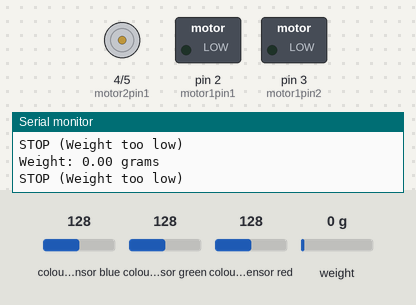
The sketch below on a simulated Arduino Uno, built with avr-gcc and run on an emulated ATmega328P. Shown: motor-driver pin pairs drawn as motors (green arrow = first pin HIGH = forward, orange = second pin HIGH = backward, longer = more drive), switched loads named in the sketch (green lamp = pin HIGH), the last lines printed to the serial monitor. Inputs (shaded band) come from the test bench; at power-on: weight on the scale 0 g, colour sensor blue 128, colour sensor green 128, colour sensor red 128.

Above: at 4.2 s.
4.3 s: weight on the scale set to 36 g
5.8 s: weight on the scale set to 45 g
At 6.9 s:
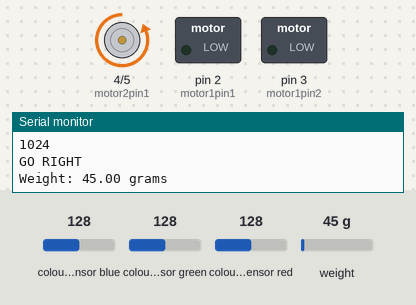
Timing chart, 0 to 8.8 s (numbered marks = the images above; inputs shaded):
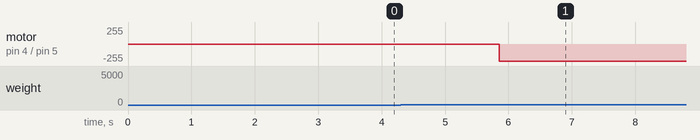

The sketch:

IoT.ino
```cpp
#include <Wire.h>
#include "Adafruit_TCS34725.h"
#include "HX711.h"

// ----- Color Sensor Setup -----
Adafruit_TCS34725 tcs = Adafruit_TCS34725(
  TCS34725_INTEGRATIONTIME_50MS,
  TCS34725_GAIN_4X
);

// ----- Load Cell (HX711) Setup -----
#define DT 9
#define SCK 10
float calibration_factor = 200;
HX711 scale(DT, SCK);
float weight_grams = 0;

// ----- Motor Control Pins -----
int motor1pin1 = 2;
int motor1pin2 = 3;
int motor2pin1 = 4;
int motor2pin2 = 5;

// ----- Variables -----
uint16_t baselineRed = 0;
bool initialized = false;
bool isMoving = false;

void setup() {
  Serial.begin(9600);

  // Motor pin setup
  pinMode(motor1pin1, OUTPUT);
  pinMode(motor1pin2, OUTPUT);
  pinMode(motor2pin1, OUTPUT);
  pinMode(motor2pin2, OUTPUT);

  // Initialize color sensor
  if (tcs.begin()) {
    Serial.println("TCS34725 found!");
  } else {
    Serial.println("No TCS34725 found ... check wiring.");
    while (1); // Stop here if sensor not found
  }

  delay(1000);
  uint16_t r, g, b, c;
  tcs.getRawData(&r, &g, &b, &c);
  baselineRed = r;
  initialized = true;
  Serial.print("Baseline Red: ");
  Serial.println(baselineRed);

  // Initialize HX711
  scale.set_scale();
  scale.tare();
  long zero_factor = scale.read_average();
  Serial.print("Zero factor: ");
  Serial.println(zero_factor);
}


void loop() {
  // ---- Read weight from load cell ----
  scale.set_scale(calibration_factor);
  weight_grams = scale.get_units();
  if (weight_grams < 0) weight_grams = 0;

  Serial.print("Weight: ");
  Serial.print(weight_grams);
  Serial.println(" grams");

  // ---- React only if weight > 5 grams ----
  if (weight_grams > 40) {
    if (!initialized) return;

    uint16_t r, g, b, c;
    tcs.getRawData(&r, &g, &b, &c);

    Serial.print("R: "); Serial.print(r);
    Serial.print(" G: "); Serial.print(g);
    Serial.print(" B: "); Serial.println(b);

    int diff = abs(baselineRed - r);
    Serial.println(baselineRed);
    Serial.println(r);

    // Log when car starts moving
    if (!isMoving) {
      Serial.println("Car STARTED moving.");
      isMoving = true;
    }

    if (diff >= 4) {
      goLeft();
    } else if (diff <= -4 || abs(diff) < 4) {
      goRight();
    }

  } else {
    if (isMoving) {
      Serial.println("Car STOPPED.");
      isMoving = false;
    }
    stopMotors();
  }

  // Allow live calibration from serial monitor
  if (Serial.available()) {
    char temp = Serial.read();
    if (temp == '+' || temp == 'a')
      calibration_factor += 1;
    else if (temp == '-' || temp == 'z')
      calibration_factor -= 1;
  }

  delay(1);
}

// ----- Motor Control Functions -----
void goLeft() {
  digitalWrite(motor1pin1, LOW);
  digitalWrite(motor1pin2, HIGH);
  digitalWrite(motor2pin1, LOW);
  digitalWrite(motor2pin2, LOW);
  Serial.println("GO LEFT");
}

void goRight() {
  digitalWrite(motor1pin1, LOW);
  digitalWrite(motor1pin2, LOW);
  digitalWrite(motor2pin1, LOW);
  digitalWrite(motor2pin2, HIGH);
  Serial.println("GO RIGHT");
}

void stopMotors() {
  digitalWrite(motor1pin1, LOW);
  digitalWrite(motor1pin2, LOW);
  digitalWrite(motor2pin1, LOW);
  digitalWrite(motor2pin2, LOW);
  Serial.println("STOP (Weight too low)");
}
```

Measured:
- the behaviour switches between 40 and 41 g on weight on the scale (found by bisection; images 0 and 1)
- after the input at 5.8 s, motor on pin 4 (motor2pin1) / pin 5 (motor2pin2): stopped → backward 255/255 after 0.05 s
